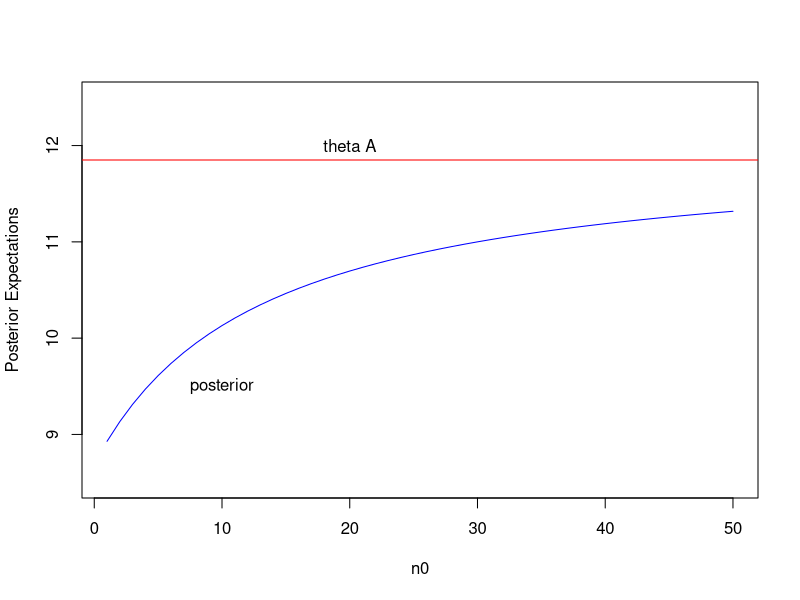
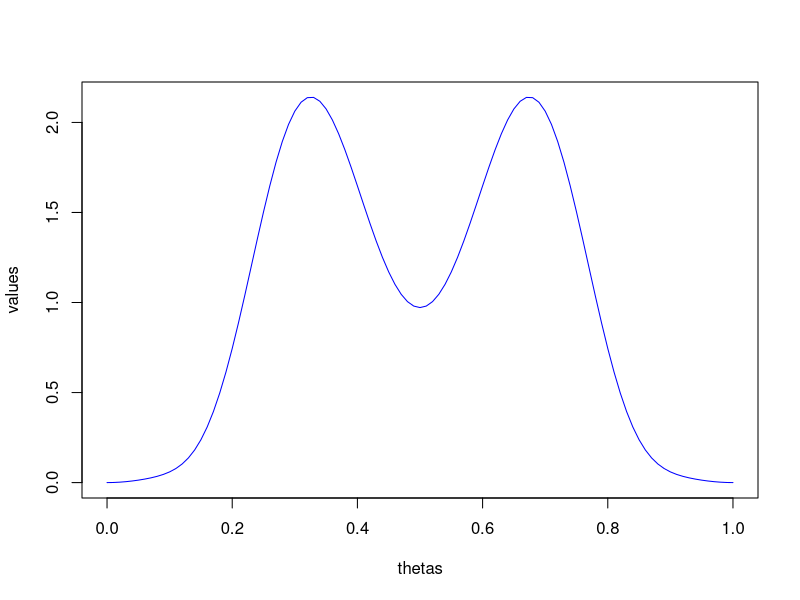

R code for these plots, in order:
## ---- chunk 1
cat('95% Interval for GAM(237,20) : ', qgamma(.025,237,30), qgamma(.975,237,30))
## ---- chunk 2
cat('95% Interval for GAM(125,14) : ', qgamma(.025,125,14), qgamma(.975,125,14))
## ---- chunk 3
# is posterior expectation just E(\theta | y)
n0 = seq(1,50,1)
yB = c(11, 11, 10, 9, 9, 8, 7, 10, 6, 8, 8, 9, 7)
n = length(yB)
sum_yB = sum(yB)
means = c() 

for (i in n0){
  
  # prior 
  alpha = 12 * i
  beta = i
  
  # posterior 
  posterior_alpha = alpha + sum_yB
  posterior_beta = beta + n 
  
  posterior_expectation = posterior_alpha / posterior_beta
  means = append(means,posterior_expectation)
  
}
## ---- chunk 4
plot(n0,means,type='l',
    ylim=c(8.5,12.5),
    ylab='Posterior Expectations',
    col='blue')
abline(h=11.85,col='red')
text(10,9.5, "posterior")
text(20,12, "theta A")
## ---- chunk 5
thetas = seq(0,1,0.01)
values = (.4 * dbeta(thetas,10,20)) +  (.2 * dbeta(thetas,3,3)) + (.4 * dbeta(thetas,20,10))
plot(thetas,values,type='l',col='blue')
